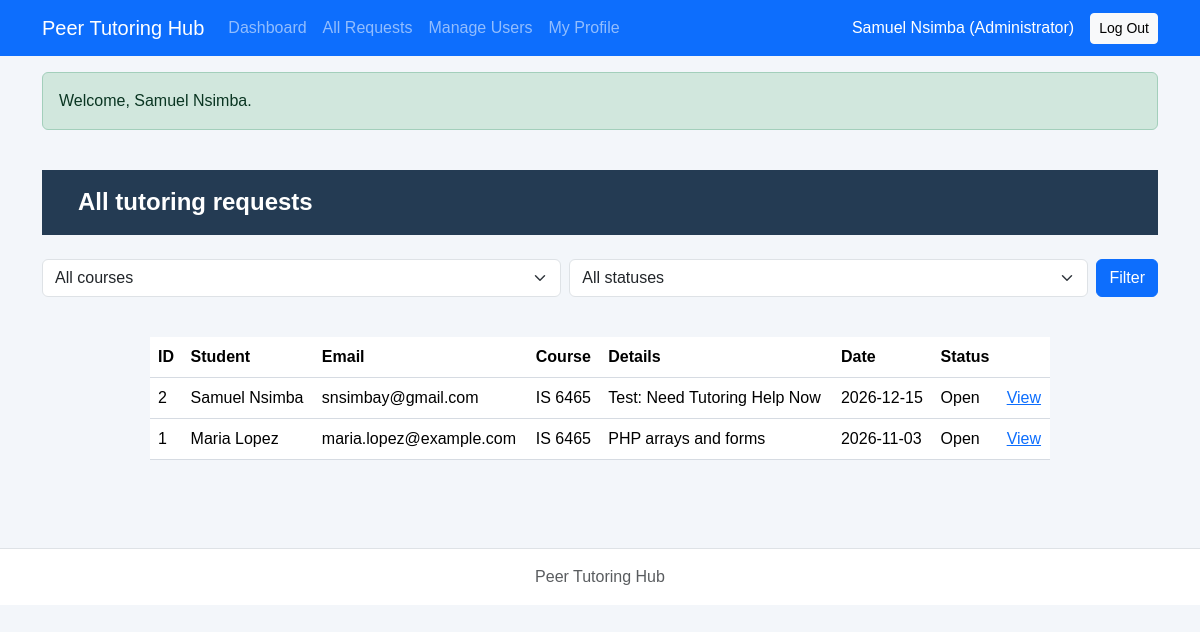
Before: /php/requests.php (signed in) with the older database file.
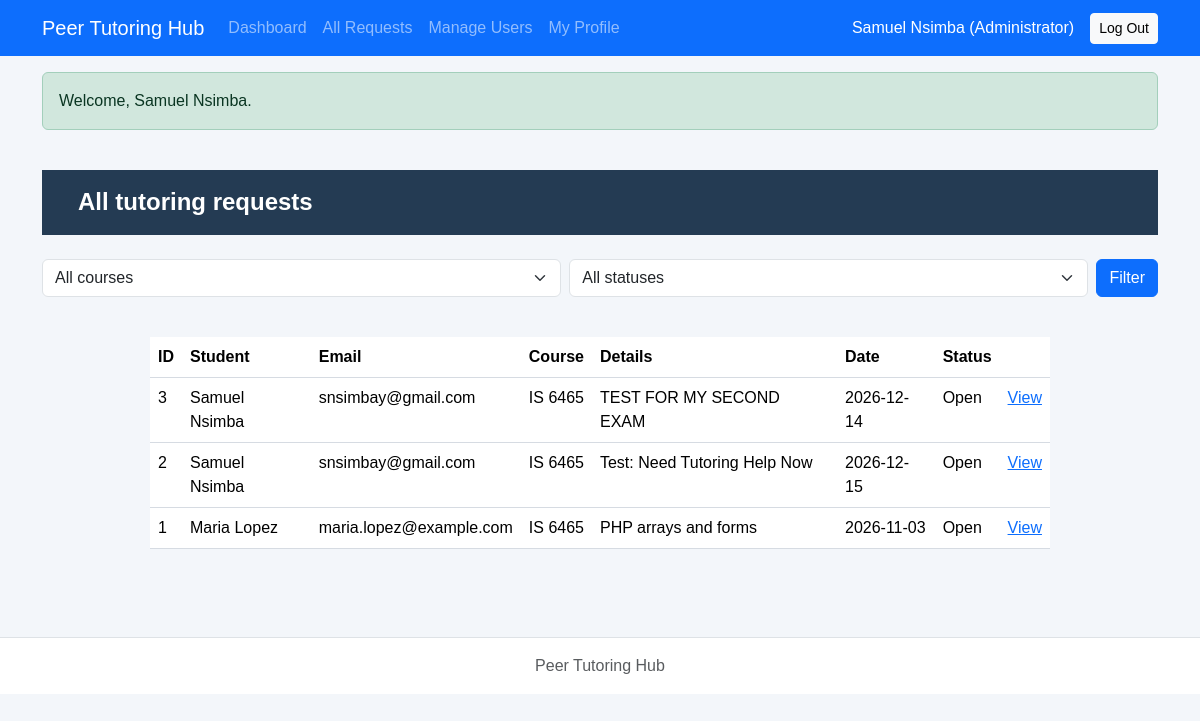
After: the same page with the newer database file.
### tables this page shows
CREATE TABLE users (
    user_id       INTEGER PRIMARY KEY,
    full_name     TEXT NOT NULL,
    email         TEXT NOT NULL UNIQUE,
    password_hash TEXT NOT NULL,
    role          TEXT NOT NULL CHECK (role IN ('Student', 'Tutor', 'Administrator')),
    status        TEXT NOT NULL DEFAULT 'Active' CHECK (status IN ('Active', 'Inactive')),
    created_at    TEXT NOT NULL DEFAULT CURRENT_TIMESTAMP
);

CREATE TABLE tutoring_requests (request_id INTEGER PRIMARY KEY, student_id INTEGER NOT NULL, course TEXT NOT NULL, topic TEXT NOT NULL, preferred_date TEXT NOT NULL, preferred_time TEXT NOT NULL, status TEXT NOT NULL DEFAULT 'Open' CHECK(status IN ('Open','Cancelled','Assigned','Completed')), created_at TEXT NOT NULL DEFAULT CURRENT_TIMESTAMP, FOREIGN KEY(student_id) REFERENCES students(student_id));

CREATE TABLE students (student_id INTEGER PRIMARY KEY, student_name TEXT NOT NULL, student_email TEXT NOT NULL UNIQUE, user_id INTEGER REFERENCES users(user_id));

### repositories/userPDO.php (called while the page is built, shortened)
<?php
function findUserById($pdo, $userId)
{
    $stmt = $pdo->prepare('SELECT user_id, full_name, email, password_hash, role, status, created_at FROM users WHERE user_id = ?');
    $stmt->execute([$userId]);
    return $stmt->fetch();
}

### includes/auth.php (called while the page is built, shortened)
<?php
require_once dirname(__DIR__) . '/config/db.php';
require_once dirname(__DIR__) . '/services/userService.php';
function takeFlashes()
{
    $f = $_SESSION['flash'] ?? [];
    return $f;
}
function currentUser($pdo = null)
{
    $now = time();
    $pdo = $pdo ?: openDatabase();
    $user = findUserById($pdo, (int)$_SESSION['user_id']);
    return publicUserFields($user);
}
function requireLogin($pdo = null)
{
    $user = currentUser($pdo);
    return $user;
}
function requireRole(array $roles, $pdo = null)
{
    $user = requireLogin($pdo);
    return $user;
}

### services/userService.php (called while the page is built, shortened)
<?php
require_once dirname(__DIR__) . '/repositories/userPDO.php';
function publicUserFields($user)
{
    return [
        'user_id' => (int)$user['user_id'],
        'full_name' => $user['full_name'],
        'email' => $user['email'],
        'role' => $user['role'],
        'status' => $user['status'],
        'created_at' => $user['created_at'],
    ];
}

### config/db.php (called while the page is built)
<?php
function openDatabase($path = null) {
    if ($path === null) {
        $path = dirname(__DIR__) . '/database/tutoring.db';
    }
    $pdo = new PDO('sqlite:' . $path);
    $pdo->setAttribute(PDO::ATTR_ERRMODE, PDO::ERRMODE_EXCEPTION);
    $pdo->setAttribute(PDO::ATTR_DEFAULT_FETCH_MODE, PDO::FETCH_ASSOC);
    $pdo->exec('PRAGMA foreign_keys = ON');
    return $pdo;
}

### repositories/requestPDO.php (called while the page is built, shortened)
<?php
function listRequests($pdo, $course = '', $status = '', $studentId = null) {
    $sql='SELECT r.*,s.student_name,s.student_email FROM tutoring_requests r JOIN students s ON r.student_id=s.student_id WHERE 1=1';$args=[];
    $sql.=' ORDER BY r.request_id DESC';$stmt=$pdo->prepare($sql);$stmt->execute($args);return $stmt->fetchAll();
}

### services/requestService.php (called while the page is built, shortened)
<?php
require_once dirname(__DIR__).'/repositories/requestPDO.php';
function escapeHtml($v) {return htmlspecialchars((string)$v,ENT_QUOTES,'UTF-8');}
function decodeTopic($topic) {
    $v=json_decode($topic,true);
    return is_array($v)&&isset($v['reason'])&&is_array($v['topics']??null) ? $v : ['reason'=>$topic,'topics'=>[]];
}
require_once dirname(__DIR__).'/services/userService.php';
function listRequestsForUser($pdo, $user, $course = '', $status = '') {
    if ($user['role'] === 'Administrator') return listRequests($pdo, $course, $status);
    throw new AuthorizationException('Your role cannot view tutoring requests yet.');
}

### php/requests.php (the view, shortened to what this page needs)
<?php
require_once __DIR__ . '/../includes/auth.php';
require_once __DIR__ . '/../services/requestService.php';
$user = requireRole(['Student', 'Administrator']);
$course = trim((string)($_GET['course'] ?? ''));
$status = (string)($_GET['status'] ?? '');
$rows = listRequestsForUser(openDatabase(), $user, $course, $status);
$isAdmin = $user['role'] === 'Administrator';
require __DIR__ . '/../includes/header.php';
require __DIR__ . '/../includes/nav.php'; ?>
<main class="container py-4">
    <h1><?= $isAdmin ? 'All tutoring requests' : 'My tutoring requests' ?></h1>
    <form method="get" class="row g-2 my-3">
        <div class="col"><select class="form-select" name="course">
                <option value="">All courses</option><?php foreach (['IS 6465', 'IS 6495', 'IS 6570'] as $c): ?><option value="<?= escapeHtml($c) ?>" <?= $c === $course ? 'selected' : '' ?>><?= escapeHtml($c) ?></option><?php endforeach; ?>
            </select></div>
        <div class="col"><select class="form-select" name="status">
                <option value="">All statuses</option>
            </select></div>
        <div class="col-auto"><button class="btn btn-primary">Filter</button></div>
    </form>
    <?php if (!$rows): ?><p>No matching requests.</p><?php else: ?><table class="table">
            <thead>
                <tr>
                    <th>ID</th>
                    <th>Student</th>
                    <?php if ($isAdmin): ?><th>Email</th><?php endif; ?>
                    <th>Course</th>
                    <th>Details</th>
                    <th>Date</th>
                    <th>Status</th>
                    <th></th>
                </tr>
            </thead>
            <tbody><?php foreach ($rows as $r): $topic = decodeTopic($r['topic']); ?><tr>
                        <td><?= (int)$r['request_id'] ?></td>
                        <td><?= escapeHtml($r['student_name']) ?></td>
                        <?php if ($isAdmin): ?><td><?= escapeHtml($r['student_email']) ?></td><?php endif; ?>
                        <td><?= escapeHtml($r['course']) ?></td>
                        <td><?= escapeHtml($topic['reason']) ?></td>
                        <td><?= escapeHtml($r['preferred_date']) ?></td>
                        <td><?= escapeHtml($r['status']) ?></td>
                        <td><a href="request-details.php?request_id=<?= (int)$r['request_id'] ?>">View</a></td>
                    </tr><?php endforeach; ?></tbody>
        </table><?php endif; ?>
</main><?php require __DIR__ . '/../includes/footer.php'; ?>

### includes/header.php (shortened to what this page needs)
<!doctype html>
<html lang="en">
<head>
  <link href="https://cdn.jsdelivr.net/npm/bootstrap@5.3.3/dist/css/bootstrap.min.css" rel="stylesheet">
  <link rel="stylesheet" href="../css/styles.css">
</head>
<body>

### includes/nav.php (shortened to what this page needs)
<?php
$navUser = function_exists('currentUser') ? currentUser() : null;
?>
<nav class="navbar navbar-expand-lg navbar-dark bg-primary">
  <div class="container">
    <a class="navbar-brand" href="<?= $navUser ? 'dashboard.php' : 'login.php' ?>">Peer Tutoring Hub</a>
    <div class="navbar-nav me-auto">
      <?php if ($navUser): ?>
        <a class="nav-link" href="dashboard.php">Dashboard</a>
        <?php if ($navUser['role'] === 'Student'): ?>
          <a class="nav-link" href="requests.php">My Requests</a>
          <a class="nav-link" href="request-form.php">Request a Session</a>
        <?php elseif ($navUser['role'] === 'Administrator'): ?>
          <a class="nav-link" href="requests.php">All Requests</a>
          <a class="nav-link" href="manage-users.php">Manage Users</a>
        <?php endif; ?>
        <a class="nav-link" href="profile.php">My Profile</a>
      <?php endif; ?>
    </div>
    <div class="navbar-nav align-items-center">
      <?php if ($navUser): ?>
        <span class="navbar-text text-white me-3"><?= htmlspecialchars($navUser['full_name'] . ' (' . $navUser['role'] . ')', ENT_QUOTES, 'UTF-8') ?></span>
        <form method="post" action="logout.php" class="d-inline m-0 p-0 nav-logout">
          <button type="submit" class="btn btn-sm btn-light">Log Out</button>
        </form>
      <?php else: ?>
        <a class="nav-link" href="login.php">Log In</a>
        <a class="nav-link" href="register.php">Create Account</a>
      <?php endif; ?>
    </div>
  </div>
</nav>
<?php if (function_exists('takeFlashes')): foreach (takeFlashes() as $flash): ?>
  <div class="container mt-3"><div class="alert alert-<?= htmlspecialchars($flash['type'], ENT_QUOTES, 'UTF-8') ?>"><?= htmlspecialchars($flash['message'], ENT_QUOTES, 'UTF-8') ?></div></div>
<?php endforeach; endif; ?>

### includes/footer.php (shortened to what this page needs)
<footer class="border-top mt-5 py-3 text-center text-muted">
  <div class="container">Peer Tutoring Hub</div>
</footer>
</body>
</html>

### css/styles.css (style rules this page uses)
* { box-sizing: border-box; }
body { margin: 0; min-height: 100vh; font-family: Arial, Helvetica, sans-serif; color: #1f2937; background-color: #f3f6fa; }
h1 { margin: 0; padding: 18px 36px; color: #ffffff; font-size: 24px; font-weight: 700; background-color: #243b53; }
table { width: calc(100% - 80px); max-width: 900px; margin: 40px auto; border-collapse: collapse; background-color: #ffffff; }
th, td { padding: 14px 16px; text-align: left; border-bottom: 1px solid #d6dbe2; }
th { background-color: #eef1f4; }
footer { padding: 22px; color: #52606d; text-align: center; background-color: #ffffff; border-top: 1px solid #d6dbe2; }
.nav-logout { box-shadow: none; background: none; }

Changed rows visible on the page:
added tutoring_requests: request_id "3", student.student_name "Samuel Nsimba", student.student_email "snsimbay@gmail.com", course "IS 6465", topic "TEST FOR MY SECOND EXAM", preferred_date "2026-12-14", status "Open"
